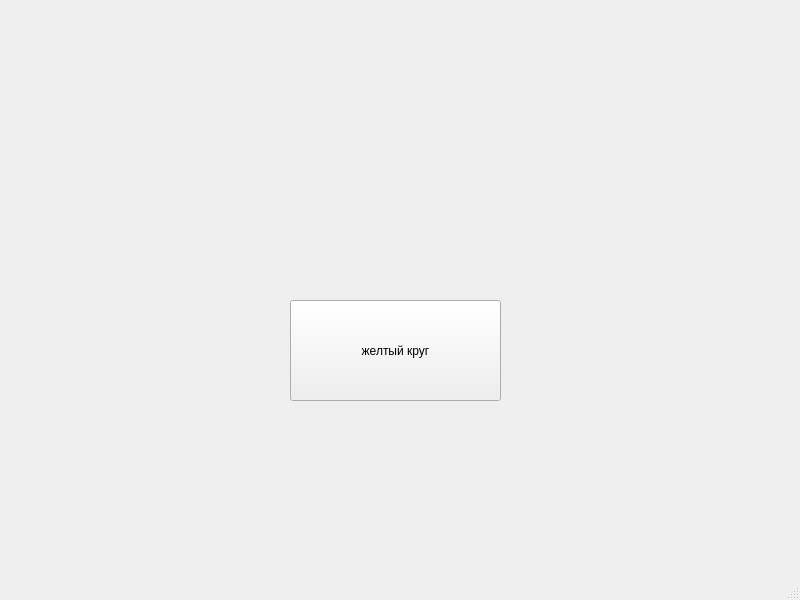
<?xml version="1.0" encoding="UTF-8"?>
<ui version="4.0">
 <class>MainWindow</class>
 <widget class="QMainWindow" name="MainWindow">
  <property name="geometry">
   <rect>
    <x>0</x>
    <y>0</y>
    <width>800</width>
    <height>600</height>
   </rect>
  </property>
  <property name="windowTitle">
   <string>MainWindow</string>
  </property>
  <widget class="QWidget" name="centralwidget">
   <widget class="QPushButton" name="yellowkryg">
    <property name="geometry">
     <rect>
      <x>290</x>
      <y>300</y>
      <width>211</width>
      <height>101</height>
     </rect>
    </property>
    <property name="text">
     <string>желтый круг</string>
    </property>
   </widget>
  </widget>
  <widget class="QStatusBar" name="statusbar"/>
 </widget>
 <resources/>
 <connections/>
</ui>
